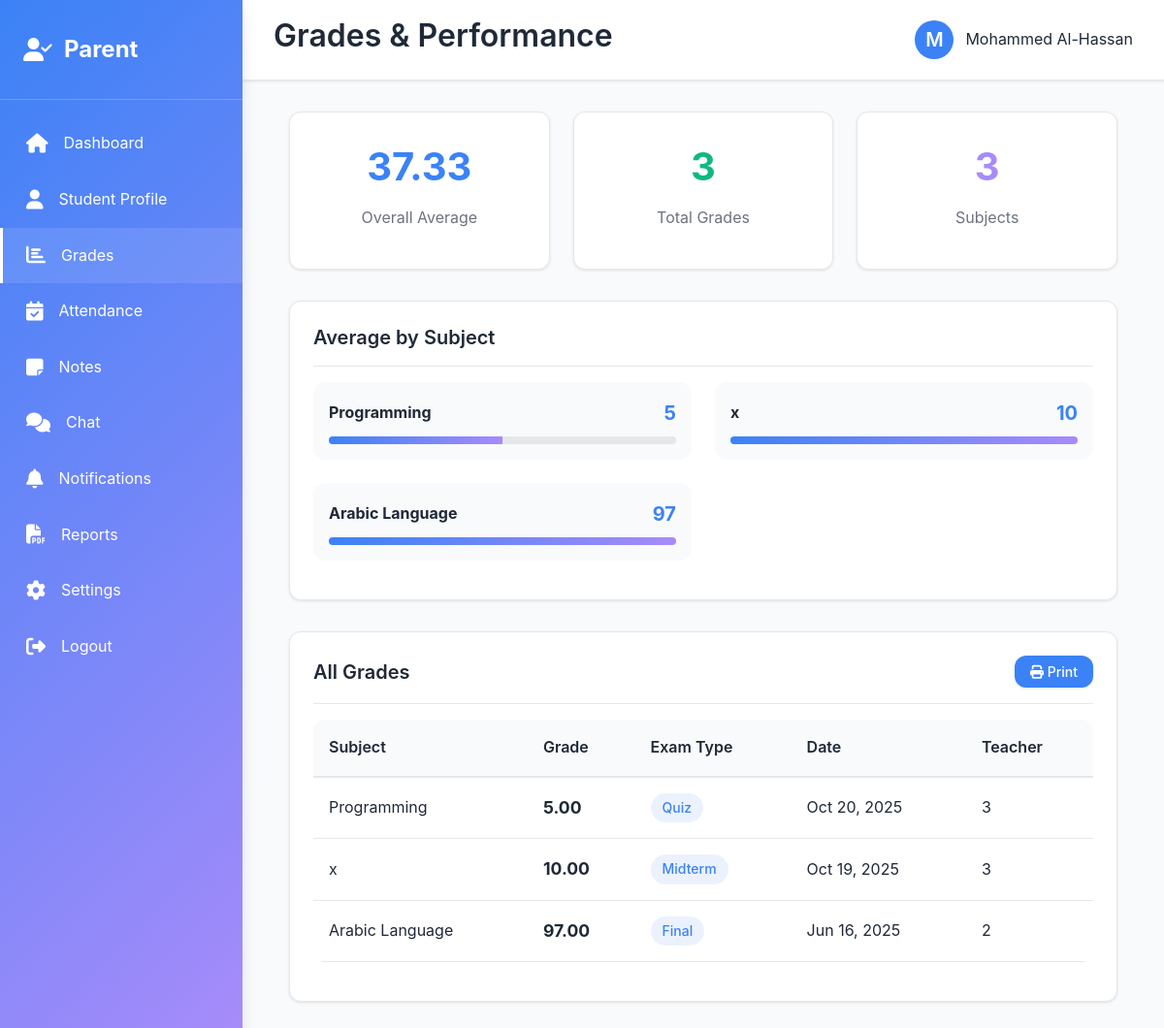
The app's page /parent/grades.php (signed in) with its own data.
### tables this page shows
CREATE TABLE `grades` (
  `id` int(11) NOT NULL,
  `student_id` int(11) NOT NULL,
  `subject` varchar(100) DEFAULT NULL,
  `grade` decimal(5,2) DEFAULT NULL,
  `exam_type` varchar(50) DEFAULT NULL,
  `date_recorded` date DEFAULT NULL,
  `teacher_id` int(11) DEFAULT NULL,
  `created_at` timestamp NOT NULL DEFAULT current_timestamp()
);

### includes/functions.php (called while the page is built, shortened)
<?php
function getStudentGrades($student_id, $conn) {
    $query = "SELECT * FROM grades WHERE student_id = ? ORDER BY date_recorded DESC";
    $stmt = $conn->prepare($query);
    $stmt->bind_param("i", $student_id);
    $stmt->execute();
    $result = $stmt->get_result();
    $grades = [];
    while ($row = $result->fetch_assoc()) {
        $grades[] = $row;
    }
    return $grades;
}
function formatDate($date) {
    return date('M d, Y', strtotime($date));
}
?>

### parent/grades.php (the view, shortened to what this page needs)
<?php
require_once '../includes/db_config.php';
require_once '../includes/functions.php';
$user_id = $_SESSION['user_id'];
$full_name = $_SESSION['full_name'];
$student_query = "SELECT s.*, u.full_name FROM students s
                  JOIN users u ON s.user_id = u.id
                  WHERE s.guardian_id = ?";
$student_stmt = $conn->prepare($student_query);
$student_stmt->bind_param("i", $user_id);
$student_stmt->execute();
$student_result = $student_stmt->get_result();
$student = $student_result->fetch_assoc();
$student_id = $student['id'] ?? 0;
$grades = getStudentGrades($student_id, $conn);
$grades_by_subject = [];
foreach ($grades as $grade) {
    $subject = $grade['subject'];
    if (!isset($grades_by_subject[$subject])) {
        $grades_by_subject[$subject] = [];
    }
    $grades_by_subject[$subject][] = $grade;
}
$subject_averages = [];
foreach ($grades_by_subject as $subject => $subject_grades) {
    $sum = 0;
    foreach ($subject_grades as $grade) {
        $sum += $grade['grade'];
    }
    $subject_averages[$subject] = round($sum / count($subject_grades), 2);
}
$overall_average = 0;
if (!empty($grades)) {
    $sum = 0;
    foreach ($grades as $grade) {
        $sum += $grade['grade'];
    }
    $overall_average = round($sum / count($grades), 2);
}
?>
<!DOCTYPE html>
<html lang="en">
<head>
    <link rel="stylesheet" href="/student_portal/assets/css/style.css">
    <link rel="stylesheet" href="https://cdnjs.cloudflare.com/ajax/libs/font-awesome/6.4.0/css/all.min.css">
</head>
<body>
    <div class="dashboard-container">
        <aside class="sidebar">
            <div class="sidebar-logo">
                <i class="fa-solid fa-user-check"></i>
                <span>Parent</span>
            </div>
            <nav>
                <ul class="sidebar-menu">
                    <li><a href="/student_portal/parent/dashboard.php"><i class="fas fa-home"></i> Dashboard</a></li>
                    <li><a href="/student_portal/parent/profile.php"><i class="fas fa-user"></i> Student Profile</a></li>
                    <li><a href="/student_portal/parent/grades.php" class="active"><i class="fas fa-chart-bar"></i> Grades</a></li>
                    <li><a href="/student_portal/parent/attendance.php"><i class="fas fa-calendar-check"></i> Attendance</a></li>
                    <li><a href="/student_portal/parent/notes.php"><i class="fas fa-sticky-note"></i> Notes</a></li>
                    <li><a href="/student_portal/parent/chat.php"><i class="fas fa-comments"></i> Chat</a></li>
                    <li><a href="/student_portal/parent/notifications.php"><i class="fas fa-bell"></i> Notifications</a></li>
                    <li><a href="/student_portal/parent/reports.php"><i class="fas fa-file-pdf"></i> Reports</a></li>
                    <li><a href="/student_portal/parent/settings.php"><i class="fas fa-cog"></i> Settings</a></li>
                    <li><a href="/student_portal/logout.php"><i class="fas fa-sign-out-alt"></i> Logout</a></li>
                </ul>
            </nav>
        </aside>
        <div class="main-content">
            <header class="header">
                <div class="header-left">
                    <h2>Grades & Performance</h2>
                </div>
                <div class="header-right">
                    <div class="user-profile">
                        <div class="profile-picture"><?php echo strtoupper(substr($full_name, 0, 1)); ?></div>
                        <span><?php echo htmlspecialchars($full_name); ?></span>
                    </div>
                </div>
            </header>
            <div class="content">
                <div class="container">
                    <div class="grid grid-3">
                        <div class="card">
                            <div class="card-body" style="text-align: center;">
                                <div style="font-size: 2.5rem; font-weight: 700; color: var(--primary-color); margin-bottom: 0.5rem;">
                                    <?php echo $overall_average; ?>
                                </div>
                                <div style="color: var(--text-light);">Overall Average</div>
                            </div>
                        </div>
                        <div class="card">
                            <div class="card-body" style="text-align: center;">
                                <div style="font-size: 2.5rem; font-weight: 700; color: var(--success-color); margin-bottom: 0.5rem;">
                                    <?php echo count($grades); ?>
                                </div>
                                <div style="color: var(--text-light);">Total Grades</div>
                            </div>
                        </div>
                        <div class="card">
                            <div class="card-body" style="text-align: center;">
                                <div style="font-size: 2.5rem; font-weight: 700; color: var(--secondary-color); margin-bottom: 0.5rem;">
                                    <?php echo count($grades_by_subject); ?>
                                </div>
                                <div style="color: var(--text-light);">Subjects</div>
                            </div>
                        </div>
                    </div>
                    <div class="card" style="margin-top: 2rem;">
                        <div class="card-header">
                            <h3 class="card-title">Average by Subject</h3>
                        </div>
                        <div class="card-body">
                            <div class="grid grid-2">
                                <?php foreach ($subject_averages as $subject => $average): ?>
                                    <div style="padding: 1rem; background-color: var(--background-color); border-radius: var(--border-radius);">
                                        <div style="display: flex; justify-content: space-between; align-items: center; margin-bottom: 0.5rem;">
                                            <strong><?php echo htmlspecialchars($subject); ?></strong>
                                            <span style="font-size: 1.25rem; font-weight: 700; color: var(--primary-color);">
                                                <?php echo $average; ?>
                                            </span>
                                        </div>
                                        <div style="width: 100%; height: 8px; background-color: var(--border-color); border-radius: 4px; overflow: hidden;">
                                            <div style="width: <?php echo min($average * 10, 100); ?>%; height: 100%; background: linear-gradient(90deg, var(--primary-color), var(--secondary-color));"></div>
                                        </div>
                                    </div>
                                <?php endforeach; ?>
                            </div>
                        </div>
                    </div>
                    <div class="card" style="margin-top: 2rem;">
                        <div class="card-header">
                            <h3 class="card-title">All Grades</h3>
                            <button class="btn btn-sm btn-primary" onclick="printContent('grades-table')">
                                <i class="fas fa-print"></i> Print
                            </button>
                        </div>
                        <div class="card-body">
                            <div id="grades-table">
                                <?php if (!empty($grades)): ?>
                                    <div class="table-responsive">
                                        <table>
                                            <thead>
                                                <tr>
                                                    <th>Subject</th>
                                                    <th>Grade</th>
                                                    <th>Exam Type</th>
                                                    <th>Date</th>
                                                    <th>Teacher</th>
                                                </tr>
                                            </thead>
                                            <tbody>
                                                <?php foreach ($grades as $grade): ?>
                                                    <tr>
                                                        <td><?php echo htmlspecialchars($grade['subject']); ?></td>
                                                        <td>
                                                            <strong style="font-size: 1.1rem;">
                                                                <?php echo number_format($grade['grade'], 2); ?>
                                                            </strong>
                                                        </td>
                                                        <td><span class="badge badge-primary"><?php echo htmlspecialchars($grade['exam_type']); ?></span></td>
                                                        <td><?php echo formatDate($grade['date_recorded']); ?></td>
                                                        <td><?php echo htmlspecialchars($grade['teacher_id'] ?? 'N/A'); ?></td>
                                                    </tr>
                                                <?php endforeach; ?>
                                            </tbody>
                                        </table>
                                    </div>
                                <?php else: ?>
                                    <p style="text-align: center; color: var(--text-light); padding: 2rem;">
                                        <i class="fas fa-inbox"></i> No grades available yet
                                    </p>
                                <?php endif; ?>
                            </div>
                        </div>
                    </div>
                </div>
            </div>
        </div>
    </div>
</body>
</html>

### assets/css/style.css (style rules this page uses)
:root { --primary-color: #3B82F6; --secondary-color: #A78BFA; --background-color: #F9FAFB; --text-color: #1F2937; --text-light: #6B7280; --border-color: #E5E7EB; --success-color: #10B981; --warning-color: #F59E0B; --danger-color: #EF4444; --shadow: 0 1px 3px rgba(0, 0, 0, 0.1); --shadow-md: 0 4px 6px rgba(0, 0, 0, 0.1); --shadow-lg: 0 10px 15px rgba(0, 0, 0, 0.1); --border-radius: 12px; --transition: all 0.3s ease; }
* { margin: 0; padding: 0; box-sizing: border-box; }
html, body { height: 100%; }
body { font-family: 'Poppins', -apple-system, BlinkMacSystemFont, 'Segoe UI', sans-serif; background-color: var(--background-color); color: var(--text-color); line-height: 1.6; }
h1, h2, h3, h4, h5, h6 { font-weight: 600; line-height: 1.3; margin-bottom: 0.5rem; }
h2 { font-size: 2rem; }
h3 { font-size: 1.5rem; }
a { color: var(--primary-color); text-decoration: none; transition: var(--transition); }
.btn { display: inline-block; padding: 0.75rem 1.5rem; border: none; border-radius: var(--border-radius); font-size: 1rem; font-weight: 500; cursor: pointer; transition: var(--transition); text-align: center; text-decoration: none; font-family: inherit; }
.btn-primary { background-color: var(--primary-color); color: white; box-shadow: var(--shadow); }
.btn-sm { padding: 0.5rem 1rem; font-size: 0.875rem; }
.card { background-color: white; border-radius: var(--border-radius); box-shadow: var(--shadow); padding: 1.5rem; transition: var(--transition); border: 1px solid var(--border-color); }
.card-header { display: flex; justify-content: space-between; align-items: center; margin-bottom: 1rem; padding-bottom: 1rem; border-bottom: 1px solid var(--border-color); }
.card-title { font-size: 1.25rem; font-weight: 600; margin: 0; }
.card-body { margin-bottom: 1rem; }
.dashboard-container { display: flex; height: 100vh; overflow: hidden; }
.sidebar { width: 250px; background: linear-gradient(135deg, var(--primary-color) 0%, var(--secondary-color) 100%); color: white; padding: 2rem 0; overflow-y: auto; box-shadow: var(--shadow-lg); position: fixed; height: 100vh; left: 0; top: 0; z-index: 1000; }
.sidebar-logo { padding: 0 1.5rem 2rem; display: flex; align-items: center; gap: 0.75rem; font-size: 1.5rem; font-weight: 700; margin-bottom: 1rem; border-bottom: 1px solid rgba(255, 255, 255, 0.2); }
.sidebar-menu { list-style: none; }
.sidebar-menu li { margin: 0; }
.sidebar-menu a { display: flex; align-items: center; gap: 1rem; padding: 1rem 1.5rem; color: white; text-decoration: none; transition: var(--transition); border-left: 3px solid transparent; }
.sidebar-menu a:hover, .sidebar-menu a.active { background-color: rgba(255, 255, 255, 0.1); border-left-color: white; }
.sidebar-menu i { font-size: 1.25rem; }
.main-content { margin-left: 250px; flex: 1; display: flex; flex-direction: column; overflow: hidden; }
.header { background-color: white; border-bottom: 1px solid var(--border-color); padding: 1rem 2rem; display: flex; justify-content: space-between; align-items: center; box-shadow: var(--shadow); }
.header-left { display: flex; align-items: center; gap: 1rem; }
.header-right { display: flex; align-items: center; gap: 1.5rem; }
.user-profile { display: flex; align-items: center; gap: 0.75rem; }
.profile-picture { width: 40px; height: 40px; border-radius: 50%; background-color: var(--primary-color); display: flex; align-items: center; justify-content: center; color: white; font-weight: 600; font-size: 1.25rem; }
.content { flex: 1; overflow-y: auto; padding: 2rem; }
.container { max-width: 1200px; margin: 0 auto; padding: 0 1rem; }
.grid { display: grid; gap: 1.5rem; }
.grid-2 { grid-template-columns: repeat(auto-fit, minmax(300px, 1fr)); }
.grid-3 { grid-template-columns: repeat(auto-fit, minmax(250px, 1fr)); }
.table-responsive { overflow-x: auto; }
table { width: 100%; border-collapse: collapse; background-color: white; border-radius: var(--border-radius); overflow: hidden; }
thead { background-color: var(--background-color); border-bottom: 2px solid var(--border-color); }
th { padding: 1rem; text-align: left; font-weight: 600; color: var(--text-color); }
td { padding: 1rem; border-bottom: 1px solid var(--border-color); }
.badge { display: inline-block; padding: 0.25rem 0.75rem; border-radius: 20px; font-size: 0.875rem; font-weight: 500; }
.badge-primary { background-color: rgba(59, 130, 246, 0.1); color: var(--primary-color); }

### records on screen
grades: subject "Arabic Language", grade "97.00", exam_type "Final", date_recorded "Jun 16, 2025", teacher "2"
grades: subject "Programming", grade "5.00", exam_type "Quiz", date_recorded "Oct 20, 2025", teacher "3"
grades: subject "x", grade "10.00", exam_type "Midterm", date_recorded "Oct 19, 2025", teacher "3"

### other values on screen
substr($full_name, 0, 1) "M"
$full_name "Mohammed Al-Hassan"
$overall_average "37.33"
count($grades) "3"
count($grades_by_subject) "3"
$subject "Programming"
$average "5"
$subject "x"
$average "10"
$average "97"
